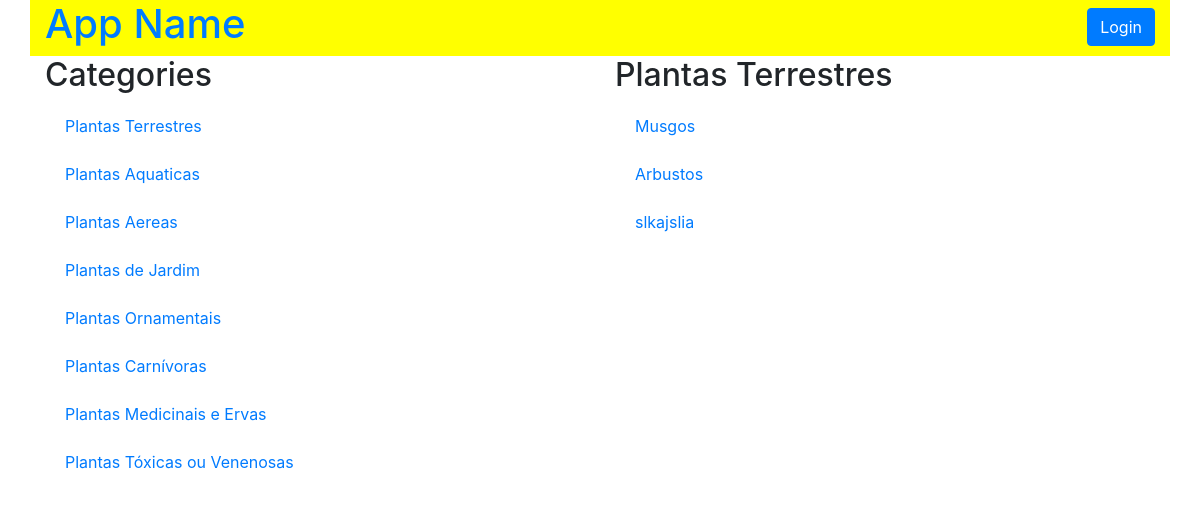
The app's page /category/1/items, older data.
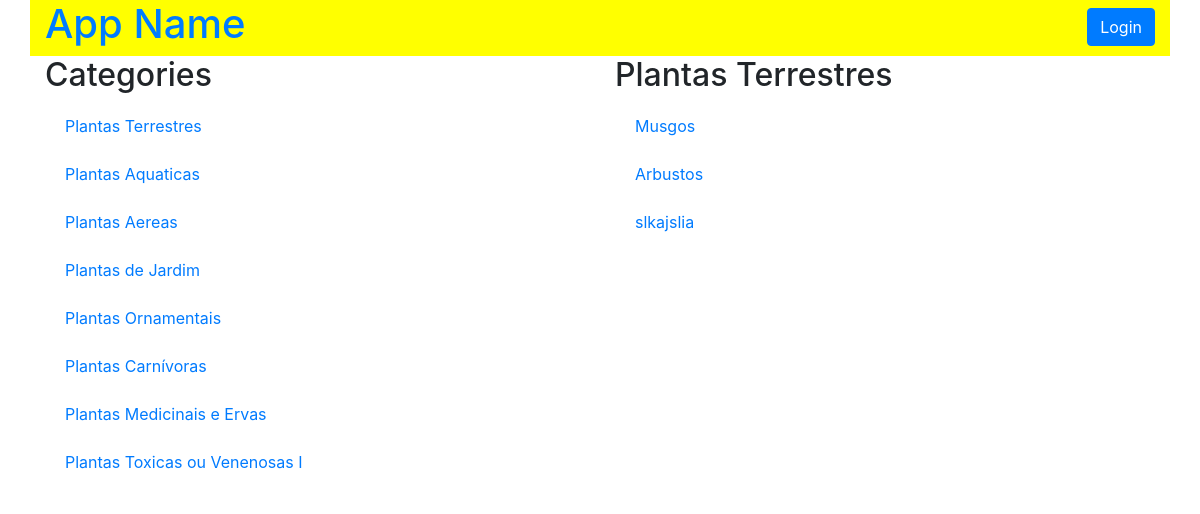
The same page, newer data.
### models.py (models this page shows, shortened)
class Category(Base):
    __tablename__ = 'category'
    id = Column(Integer, primary_key=True)
    name = Column(String(50), nullable=False)
    user_id = Column(Integer, ForeignKey('user.id'))
    user = relationship(User)

### application.py (the view, shortened to what this page needs)
@app.route('/category/<int:category_id>/items')
def categoryFunction(category_id):
    category = session.query(Category)
    category2 = session.query(Category).filter_by(id=category_id).first()
    if not hasattr(category2, 'id'):
        return "this category not exist"
    items = session.query(Item).filter_by(category_id=category2.id)
    if 'username' not in login_session:
        if items.count() == 0:
            flash("You have no items yet!")
            return render_template(
                'publicCategory.html',
                plantas=category, plantas2=category2, itemName=items)
        else:
            return render_template(
                'publicCategory.html',
                plantas=category, plantas2=category2, itemName=items)

### templates/publicCategory.html (shortened to what this page needs)
{% extends "main.html" %}
{% block content %}
{% include "header.html" %}
    <section class="row">
      <div class="col-md-6">
        <h2>Categories</h2>
        {% for i in plantas %}
          <div class="list-group">
            <a href="{{ url_for('categoryFunction', category_id=i.id)}}" class="list-group-item" class="list-group-item">{{ i.name }}</a>
          </div>
        {% endfor %}
      </div>
      <div class="col-md-6">
        <h2>{{ plantas2.name }}</h2>
        {% for i in itemName %}
          <div class="list-group">
            <a href="{{ url_for('itemFunction', item_id=i.id, category_id=plantas2.id)}}" class="list-group-item" class="list-group-item">{{ i.name }}</a>
          </div>
        {% endfor %}
      </div>
    </section>
{% endblock %}

Row changes from the older to the newer data that the page shows:
changed Category: name "Plantas Tóxicas ou Venenosas" → "Plantas Toxicas ou Venenosas I"
